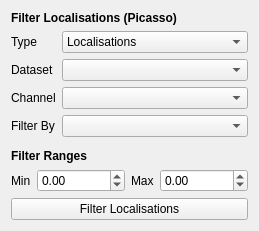
         <widget class="QWidget" name="tab_23">
          <attribute name="title">
           <string>Filter</string>
          </attribute>
          <layout class="QVBoxLayout" name="verticalLayout_26">
           <item>
            <widget class="QLabel" name="label_92">
             <property name="font">
              <font>
               <weight>75</weight>
               <bold>true</bold>
              </font>
             </property>
             <property name="text">
              <string>Filter Localisations (Picasso)</string>
             </property>
            </widget>
           </item>
           <item>
            <layout class="QFormLayout" name="formLayout_24">
             <item row="1" column="0">
              <widget class="QLabel" name="picasso_filter_dataset_label">
               <property name="text">
                <string>Dataset</string>
               </property>
              </widget>
             </item>
             <item row="1" column="1">
              <widget class="QComboBox" name="picasso_filter_dataset"/>
             </item>
             <item row="2" column="0">
              <widget class="QLabel" name="label_89">
               <property name="text">
                <string>Channel</string>
               </property>
              </widget>
             </item>
             <item row="2" column="1">
              <widget class="QComboBox" name="picasso_filter_channel"/>
             </item>
             <item row="3" column="0">
              <widget class="QLabel" name="label_90">
               <property name="text">
                <string>Filter By</string>
               </property>
              </widget>
             </item>
             <item row="3" column="1">
              <widget class="QComboBox" name="filter_criterion"/>
             </item>
             <item row="0" column="0">
              <widget class="QLabel" name="label_93">
               <property name="text">
                <string>Type</string>
               </property>
              </widget>
             </item>
             <item row="0" column="1">
              <widget class="QComboBox" name="picasso_filter_type">
               <item>
                <property name="text">
                 <string>Localisations</string>
                </property>
               </item>
               <item>
                <property name="text">
                 <string>Bounding Boxes</string>
                </property>
               </item>
              </widget>
             </item>
            </layout>
           </item>
           <item>
            <widget class="QWidget" name="filter_graph_container" native="true">
             <property name="sizePolicy">
              <sizepolicy hsizetype="Expanding" vsizetype="Expanding">
               <horstretch>0</horstretch>
               <verstretch>0</verstretch>
              </sizepolicy>
             </property>
            </widget>
           </item>
           <item>
            <widget class="QLabel" name="label_91">
             <property name="font">
              <font>
               <weight>75</weight>
               <bold>true</bold>
              </font>
             </property>
             <property name="text">
              <string>Filter Ranges</string>
             </property>
            </widget>
           </item>
           <item>
            <layout class="QGridLayout" name="gridLayout_7">
             <item row="0" column="0">
              <layout class="QFormLayout" name="formLayout_22">
               <item row="0" column="0">
                <widget class="QLabel" name="label_86">
                 <property name="text">
                  <string>Min</string>
                 </property>
                </widget>
               </item>
               <item row="0" column="1">
                <widget class="QDoubleSpinBox" name="filter_min">
                 <property name="minimum">
                  <double>-999999999.000000000000000</double>
                 </property>
                 <property name="maximum">
                  <double>9999999999.000000000000000</double>
                 </property>
                </widget>
               </item>
              </layout>
             </item>
             <item row="0" column="1">
              <layout class="QFormLayout" name="formLayout_23">
               <item row="0" column="0">
                <widget class="QLabel" name="label_87">
                 <property name="text">
                  <string>Max</string>
                 </property>
                </widget>
               </item>
               <item row="0" column="1">
                <widget class="QDoubleSpinBox" name="filter_max">
                 <property name="minimum">
                  <double>-99999999999.000000000000000</double>
                 </property>
                 <property name="maximum">
                  <double>9999999999.000000000000000</double>
                 </property>
                </widget>
               </item>
              </layout>
             </item>
            </layout>
           </item>
           <item>
            <widget class="QPushButton" name="filter_localisations">
             <property name="text">
              <string>Filter Localisations</string>
             </property>
            </widget>
           </item>
          </layout>
         </widget>
